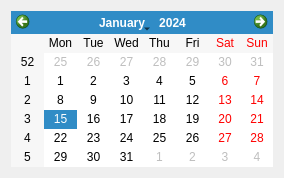
<?xml version="1.0" encoding="UTF-8"?>
<ui version="4.0">
 <class>kalendarz</class>
 <widget class="QDialog" name="kalendarz">
  <property name="geometry">
   <rect>
    <x>0</x>
    <y>0</y>
    <width>284</width>
    <height>178</height>
   </rect>
  </property>
  <property name="windowTitle">
   <string>Wybór daty</string>
  </property>
  <layout class="QHBoxLayout" name="horizontalLayout">
   <item>
    <widget class="QCalendarWidget" name="calendarWidget">
     <property name="sizePolicy">
      <sizepolicy hsizetype="Expanding" vsizetype="Expanding">
       <horstretch>0</horstretch>
       <verstretch>0</verstretch>
      </sizepolicy>
     </property>
    </widget>
   </item>
  </layout>
 </widget>
 <resources/>
 <connections/>
</ui>
